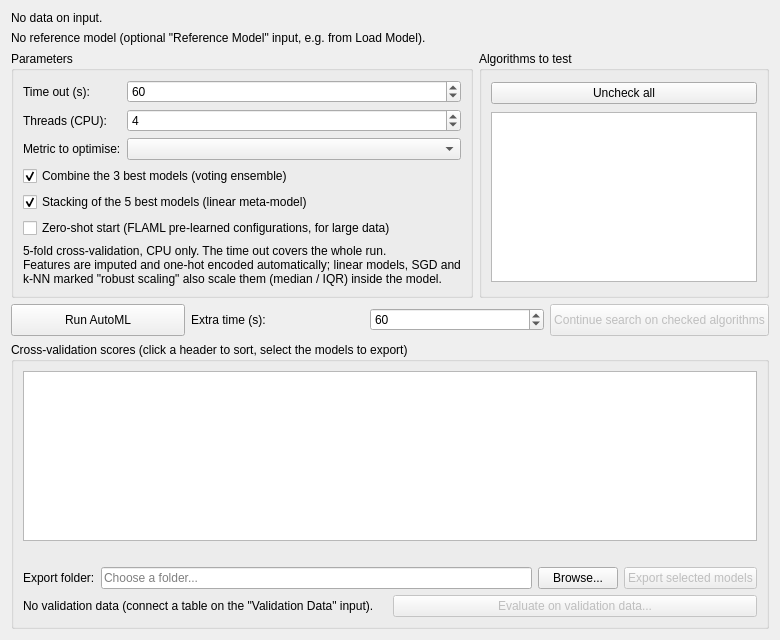
<?xml version="1.0" encoding="UTF-8"?>
<ui version="4.0">
 <class>Form</class>
 <widget class="QWidget" name="Form">
  <property name="geometry">
   <rect>
    <x>0</x>
    <y>0</y>
    <width>780</width>
    <height>640</height>
   </rect>
  </property>
  <property name="windowTitle">
   <string>AutoML</string>
  </property>
  <layout class="QVBoxLayout" name="mainLayout">
   <item>
    <widget class="QLabel" name="label_info">
     <property name="text">
      <string>No data on input.</string>
     </property>
     <property name="wordWrap">
      <bool>true</bool>
     </property>
    </widget>
   </item>
   <item>
    <widget class="QLabel" name="label_reference">
     <property name="text">
      <string>No reference model (optional &quot;Reference Model&quot; input, e.g. from Load Model).</string>
     </property>
     <property name="wordWrap">
      <bool>true</bool>
     </property>
    </widget>
   </item>
   <item>
    <layout class="QHBoxLayout" name="topLayout">
     <item>
      <widget class="QGroupBox" name="groupBox_params">
       <property name="title">
        <string>Parameters</string>
       </property>
       <layout class="QFormLayout" name="paramsLayout">
        <item row="0" column="0">
         <widget class="QLabel" name="label_time">
          <property name="text">
           <string>Time out (s):</string>
          </property>
         </widget>
        </item>
        <item row="0" column="1">
         <widget class="QSpinBox" name="spin_time">
          <property name="minimum">
           <number>5</number>
          </property>
          <property name="maximum">
           <number>86400</number>
          </property>
          <property name="value">
           <number>60</number>
          </property>
         </widget>
        </item>
        <item row="1" column="0">
         <widget class="QLabel" name="label_threads">
          <property name="text">
           <string>Threads (CPU):</string>
          </property>
         </widget>
        </item>
        <item row="1" column="1">
         <widget class="QSpinBox" name="spin_threads">
          <property name="minimum">
           <number>1</number>
          </property>
          <property name="maximum">
           <number>256</number>
          </property>
          <property name="value">
           <number>4</number>
          </property>
         </widget>
        </item>
        <item row="2" column="0">
         <widget class="QLabel" name="label_metric">
          <property name="text">
           <string>Metric to optimise:</string>
          </property>
         </widget>
        </item>
        <item row="2" column="1">
         <widget class="QComboBox" name="combo_metric"/>
        </item>
        <item row="3" column="0" colspan="2">
         <widget class="QCheckBox" name="check_ensemble">
          <property name="text">
           <string>Combine the 3 best models (voting ensemble)</string>
          </property>
          <property name="checked">
           <bool>true</bool>
          </property>
         </widget>
        </item>
        <item row="4" column="0" colspan="2">
         <widget class="QCheckBox" name="check_stacking">
          <property name="text">
           <string>Stacking of the 5 best models (linear meta-model)</string>
          </property>
          <property name="checked">
           <bool>true</bool>
          </property>
         </widget>
        </item>
        <item row="5" column="0" colspan="2">
         <widget class="QCheckBox" name="check_zero_shot">
          <property name="text">
           <string>Zero-shot start (FLAML pre-learned configurations, for large data)</string>
          </property>
          <property name="checked">
           <bool>false</bool>
          </property>
         </widget>
        </item>
        <item row="6" column="0" colspan="2">
         <widget class="QLabel" name="label_cv">
          <property name="text">
           <string>5-fold cross-validation, CPU only. The time out covers the whole run.
Features are imputed and one-hot encoded automatically; linear models, SGD and
k-NN marked "robust scaling" also scale them (median / IQR) inside the model.</string>
          </property>
         </widget>
        </item>
       </layout>
      </widget>
     </item>
     <item>
      <widget class="QGroupBox" name="groupBox_algos">
       <property name="title">
        <string>Algorithms to test</string>
       </property>
       <layout class="QVBoxLayout" name="algosLayout">
        <item>
         <widget class="QPushButton" name="pushButton_check_all">
          <property name="text">
           <string>Uncheck all</string>
          </property>
         </widget>
        </item>
        <item>
         <widget class="QListWidget" name="list_estimators">
          <property name="maximumSize">
           <size>
            <width>16777215</width>
            <height>170</height>
           </size>
          </property>
         </widget>
        </item>
       </layout>
      </widget>
     </item>
    </layout>
   </item>
   <item>
    <layout class="QHBoxLayout" name="runLayout">
     <item>
      <widget class="QPushButton" name="pushButton_run">
       <property name="minimumSize">
        <size>
         <width>0</width>
         <height>32</height>
        </size>
       </property>
       <property name="text">
        <string>Run AutoML</string>
       </property>
      </widget>
     </item>
     <item>
      <widget class="QLabel" name="label_extra">
       <property name="text">
        <string>Extra time (s):</string>
       </property>
      </widget>
     </item>
     <item>
      <widget class="QSpinBox" name="spin_extra">
       <property name="minimum">
        <number>5</number>
       </property>
       <property name="maximum">
        <number>86400</number>
       </property>
       <property name="value">
        <number>60</number>
       </property>
      </widget>
     </item>
     <item>
      <widget class="QPushButton" name="pushButton_continue">
       <property name="enabled">
        <bool>false</bool>
       </property>
       <property name="minimumSize">
        <size>
         <width>0</width>
         <height>32</height>
        </size>
       </property>
       <property name="text">
        <string>Continue search on checked algorithms</string>
       </property>
      </widget>
     </item>
    </layout>
   </item>
   <item>
    <widget class="QGroupBox" name="groupBox_results">
     <property name="title">
      <string>Cross-validation scores (click a header to sort, select the models to export)</string>
     </property>
     <layout class="QVBoxLayout" name="resultsLayout">
      <item>
       <widget class="QTableWidget" name="table_results"/>
      </item>
      <item>
       <widget class="QLabel" name="label_status">
        <property name="text">
         <string/>
        </property>
        <property name="wordWrap">
         <bool>true</bool>
        </property>
       </widget>
      </item>
      <item>
       <layout class="QHBoxLayout" name="exportLayout">
        <item>
         <widget class="QLabel" name="label_folder">
          <property name="text">
           <string>Export folder:</string>
          </property>
         </widget>
        </item>
        <item>
         <widget class="QLineEdit" name="lineEdit_folder">
          <property name="readOnly">
           <bool>true</bool>
          </property>
          <property name="placeholderText">
           <string>Choose a folder...</string>
          </property>
         </widget>
        </item>
        <item>
         <widget class="QPushButton" name="pushButton_browse">
          <property name="text">
           <string>Browse...</string>
          </property>
         </widget>
        </item>
        <item>
         <widget class="QPushButton" name="pushButton_export">
          <property name="enabled">
           <bool>false</bool>
          </property>
          <property name="toolTip">
           <string>Re-train the selected models on all the data, save them (.pkcls) and send the first one on the &quot;Model&quot; output</string>
          </property>
          <property name="text">
           <string>Export selected models</string>
          </property>
         </widget>
        </item>
       </layout>
      </item>
      <item>
       <layout class="QHBoxLayout" name="validationLayout">
        <item>
         <widget class="QLabel" name="label_validation">
          <property name="text">
           <string>No validation data (connect a table on the &quot;Validation Data&quot; input).</string>
          </property>
          <property name="wordWrap">
           <bool>true</bool>
          </property>
         </widget>
        </item>
        <item>
         <widget class="QPushButton" name="pushButton_validate">
          <property name="enabled">
           <bool>false</bool>
          </property>
          <property name="toolTip">
           <string>Re-train every model on all the training data and score it on the validation data (never used before)</string>
          </property>
          <property name="text">
           <string>Evaluate on validation data...</string>
          </property>
         </widget>
        </item>
       </layout>
      </item>
     </layout>
    </widget>
   </item>
  </layout>
 </widget>
 <resources/>
 <connections/>
</ui>
